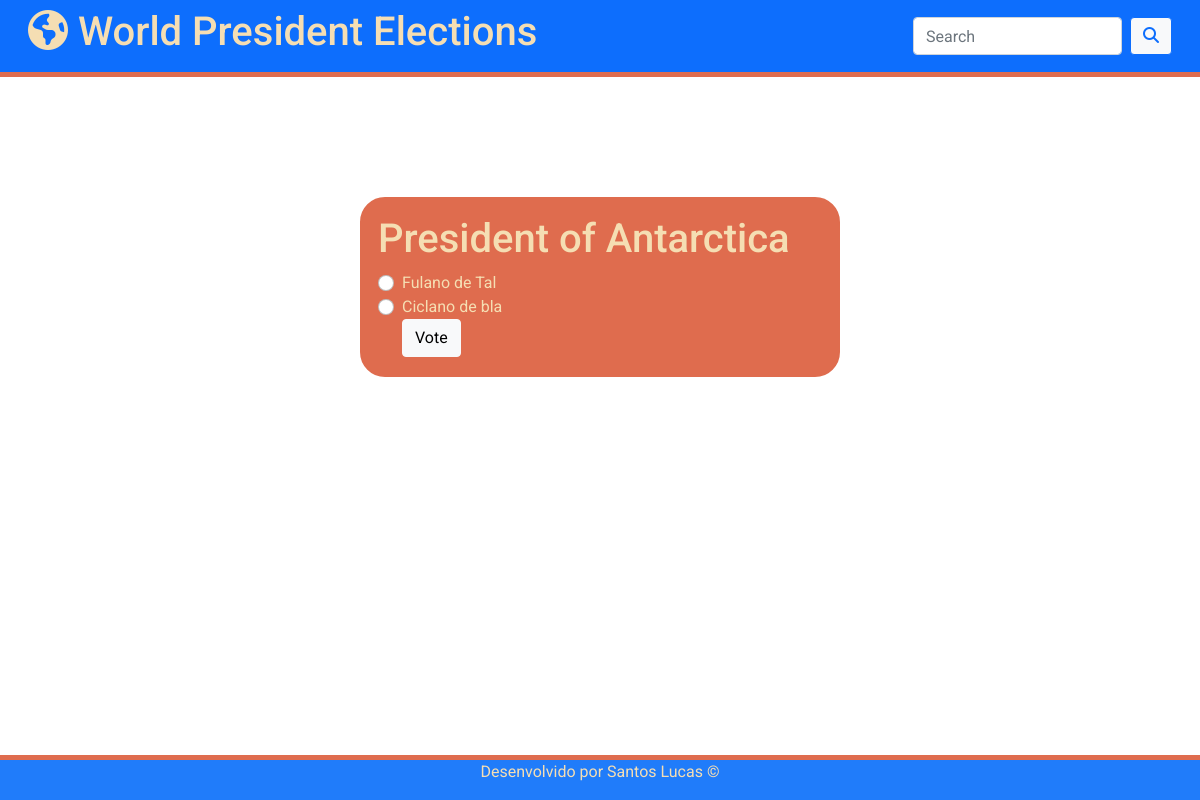
The page /polls/6/ on the database its author committed.
### polls/models.py (models this page shows, shortened)
class Question(models.Model):
    question_text = models.CharField(max_length=200)
    pub_date = models.DateTimeField('date published')

class Choice(models.Model):
    question = models.ForeignKey(Question, on_delete=models.CASCADE)
    choice_text = models.CharField(max_length=200)
    votes = models.IntegerField(default=0)
    def was_published_recently(self):
        now = timezone.now()
        return now - datetime.timedelta(days=1) <= self.pub_date <= now
    was_published_recently.admin_order_field = 'pub_date'
    was_published_recently.boolean = True
    was_published_recently.short_description = 'Published recently?'

### polls/views.py (the view)
# urls.py: path('<int:pk>/', views.DetailView.as_view(), name='detail'),
class DetailView(generic.DetailView):
    model = Question
    template_name = 'polls/detail.html'
    def get_queryset(self):
        return Question.objects.filter(pub_date__lte=timezone.now())

### polls/templates/polls/detail.html (shortened to what this page needs)
{% extends 'base.html' %}
{% load static %}
{% load crispy_forms_tags %}
{% block content %}
<div class="vote card">
    <div class="card-body">
        <h1 class="card-title">{{ question.question_text }}</h1>
        <form class="form-check" action="{% url 'polls:vote' question.id %}" method="post">
            {% for choice in question.choice_set.all %}
            <input class="form-check-input" type="radio" name="choice" id="choice{{ forloop.counter }}"
                value="{{ choice.id }}">
            <label class="form-check-label" for="choice{{ forloop.counter }}">{{ choice.choice_text }}</label><br>
            {% endfor %}
            <input class="btn btn-light" type="submit" value="Vote">
        </form>
    </div>
</div>
{% endblock %}

### polls/static/css/style.css (style rules this page uses)
body { margin: 0; padding: 0; box-sizing: border-box; font-family: 'Roboto', serif; color: wheat; }
.card { background-color: #df6c4e; color: wheat; margin: 10% auto; border-radius: 25px; border: 2px solid #df6c4e; width: 40%; }

### rows shown on the page
Question: question_text "President of Antarctica"
Choice: choice_text "Fulano de Tal"
Choice: choice_text "Ciclano de bla"
